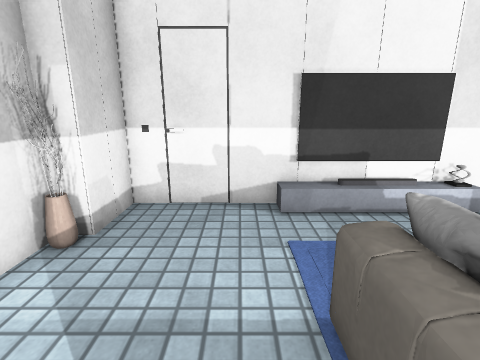
view 1 (above)

15 first-person views from a walk through a scene from a Unity 3-D project. The camera is 1.2 m above the floor, tilts 14° down and sees 85° across. Doors are open. The floor is counted in squares, 0.5 m on a side. Each view is taken from the middle of a square. On the plan, view 1 faces up. The plan holds only what a view shows up to about 18 squares ahead; the rest is blank. Some surface patterns are stand-ins.

view 2
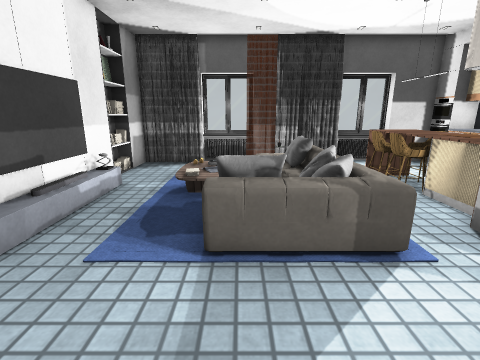

view 3
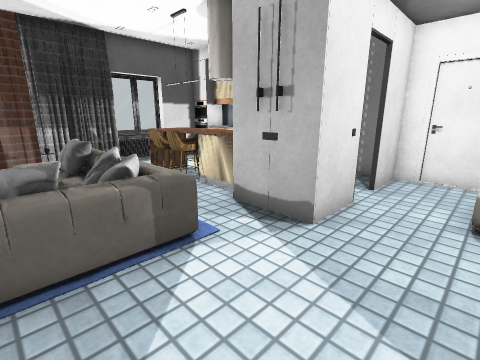

view 4
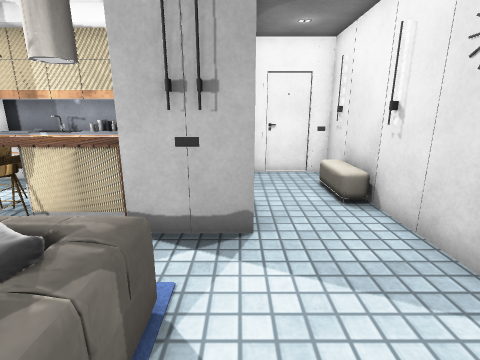

view 5
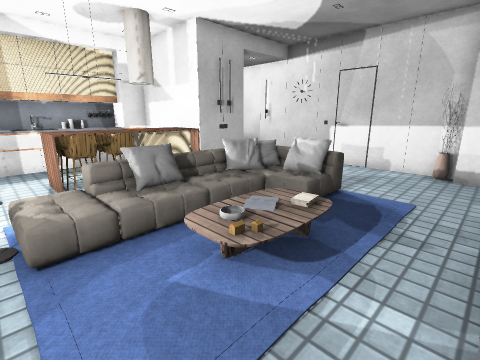

view 6
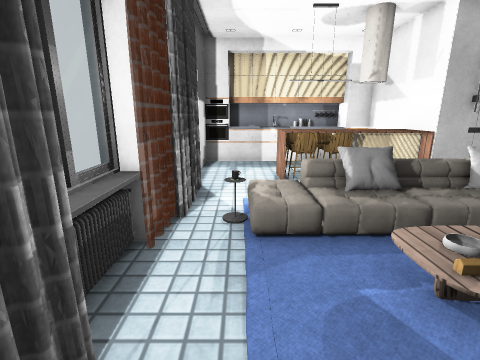

view 7
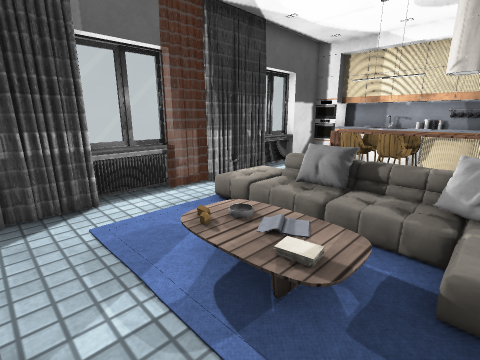

view 8
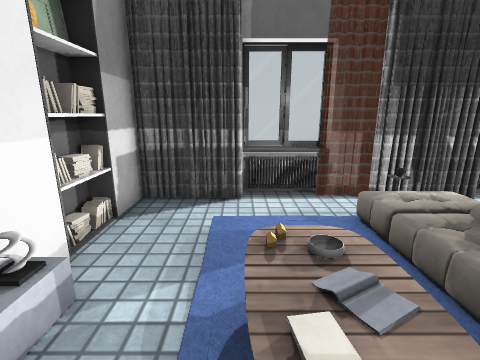

view 9
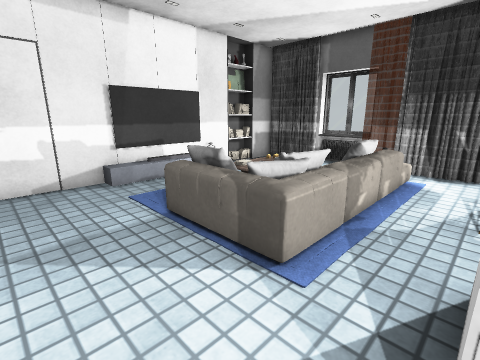

view 10
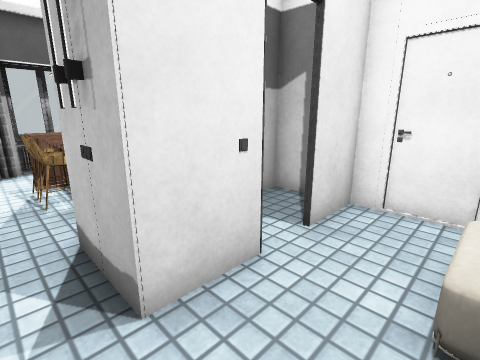

view 11
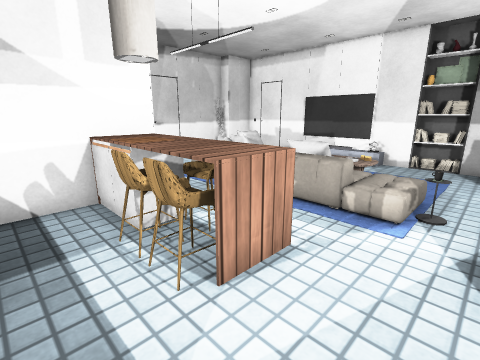

view 12
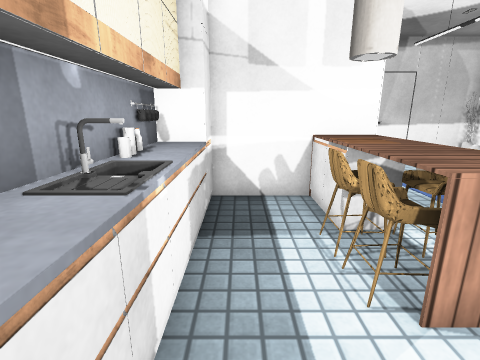

view 13
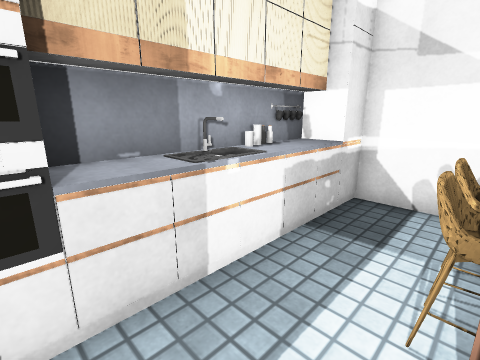

view 14
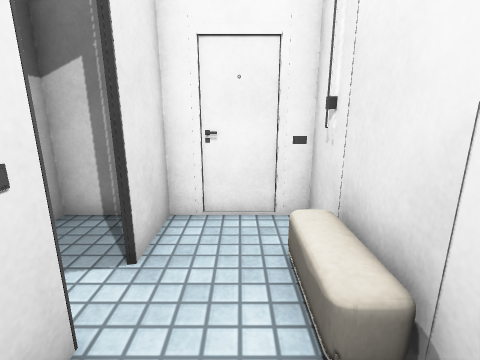

view 15
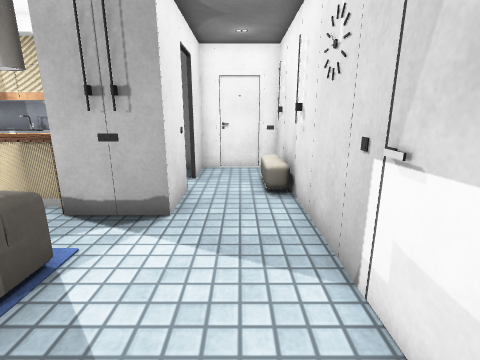

### Floor plan
Key: @ floor where view 1 was taken; # wall or solid block; . floor; D open door; = window, fence, low wall or low ledge; O other object.
Columns run from 4 left of view 1 to 12 right of it. Each row starts with its distance up from view 1.
  8           ####
  7  #####OOO##OO##
  6 ##............#
  5 #O............##
  4 #O.... .     .###
  3 #....OO      ..##
  2 #....OO      ..##
  1 #....OOOO    O ##
  0 #...@OO      O##
 -1 #....OOOOOOO.O#
 -2 #....O........##
 -3 #...###OOOOO..###
 -4 #...# OOOOOO...##
 -5 #O..O OOOOOO...##
 -6 #O..D.#........##
 -7 #O..#.#........#
 -8 #...#.##======##
 -9 ########OOO####

Where each view was taken, in squares from view 1:
view 1: 0 up, 0 right, facing up
view 2: 2 up, 3 left, facing right
view 3: 2 up, 3 left, facing down-right
view 4: 2 up, 0 right, facing down
view 5: 6 up, 9 right, facing down-left
view 6: 6 up, 9 right, facing down
view 7: 6 up, 3 right, facing down-right
view 8: 4 up, 3 right, facing right
view 9: 3 down, 2 left, facing up-right
view 10: 2 down, 3 left, facing down-right
view 11: 7 down, 10 right, facing up-left
view 12: 7 down, 10 right, facing left
view 13: 5 down, 10 right, facing down-left
view 14: 3 down, 2 left, facing down
view 15: 3 up, 2 left, facing down
